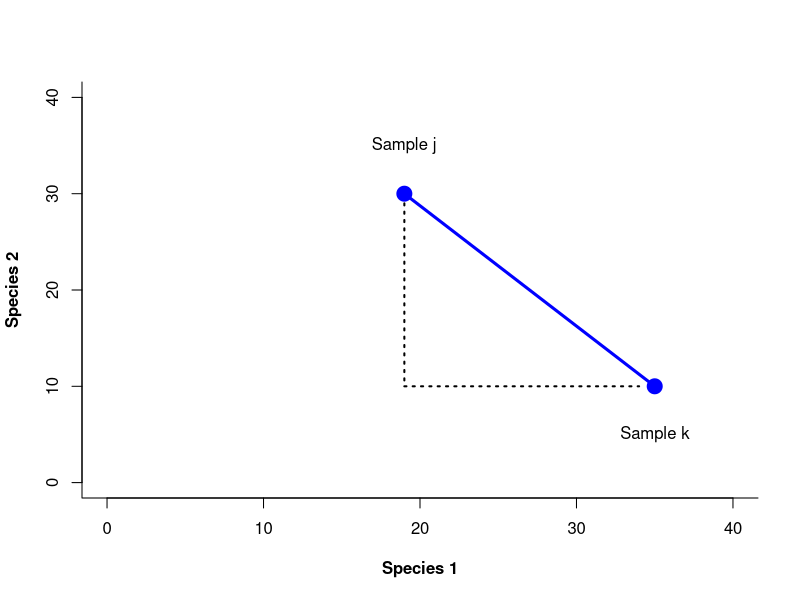
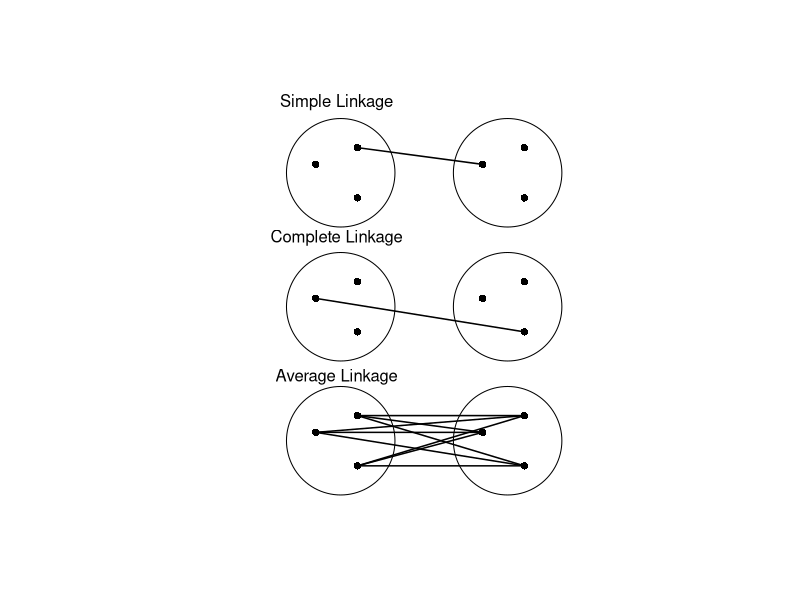
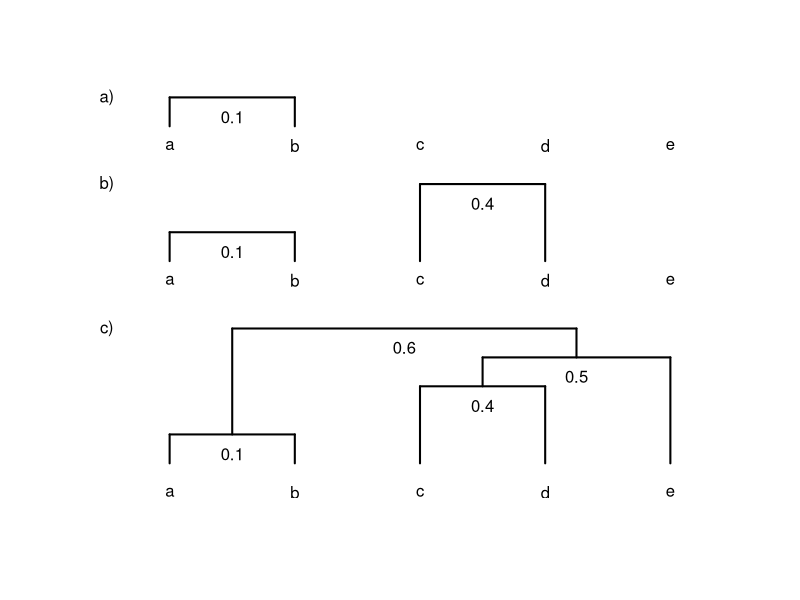
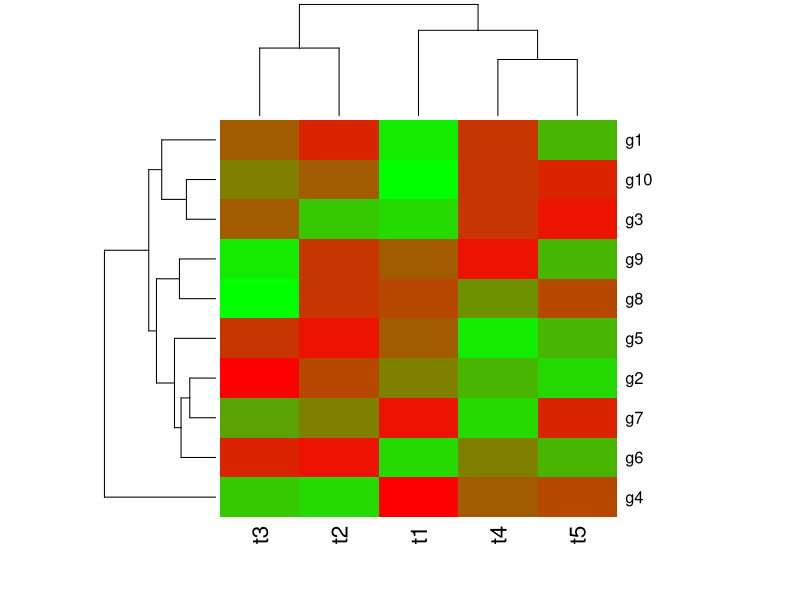
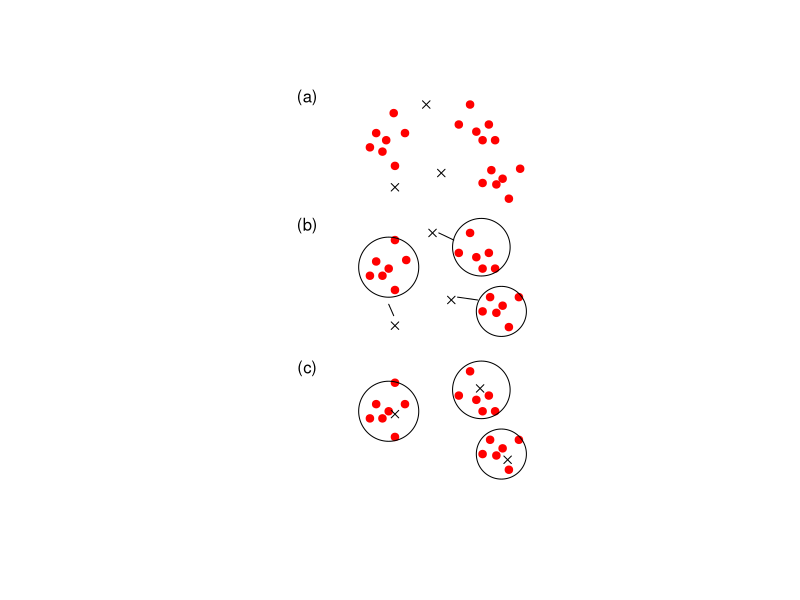
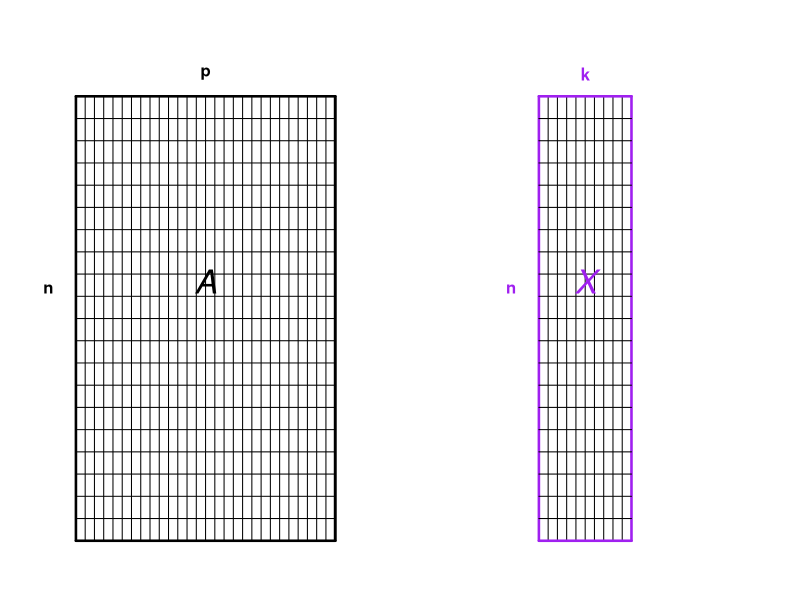
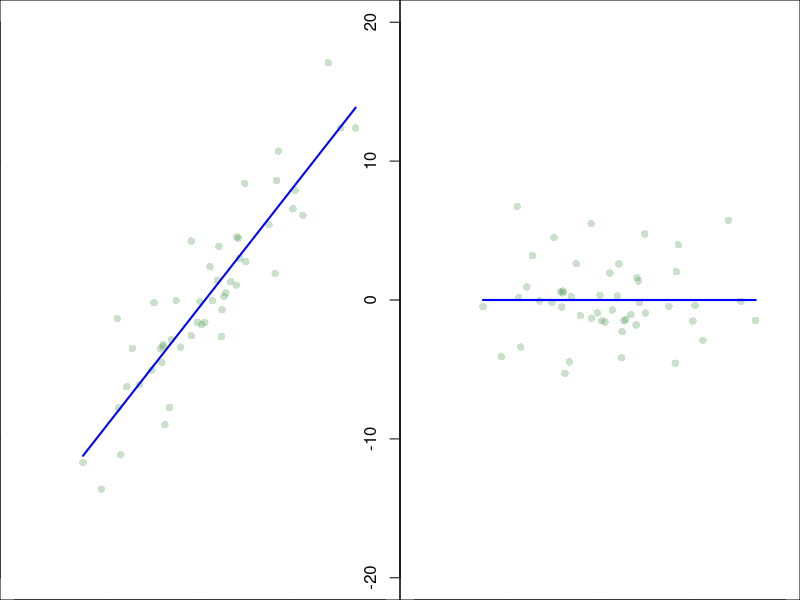
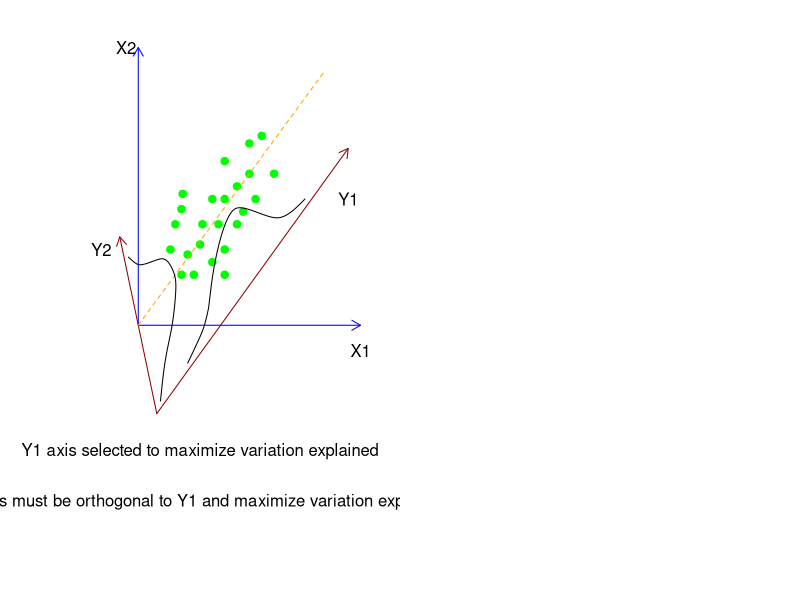

Generate these figures, in order, with R:
## ---- chunk 1
knitr::opts_chunk$set(echo = FALSE,kableExtra.auto_format = FALSE)



## ---- chunk 2
library(knitr)
my_tbl <- data.frame(Att=c("Attribute 1","Attribute 2", "Attribute 3", "Attribute 4", "Attribute 5", "Attribute 6",  "Attribute 7", "Attribute 8", "Attribute 9","Attribute 10"), Obj1=c(1,0,0,1,1,0,0,0,1,1),
Obj2=c(0,1,0,1,1,0,1,0,1,0)) 
my_tbl$sim=c("x","x",rep(("✓"),4), "x", rep(("✓"),2), "x")

knitr::kable(my_tbl, digits = 3, row.names = FALSE, caption = "**Table 3.1** List of shared attributes for two things",col.names = c("Attribute","Object 1","Object 2","Similarity"),  format="html",table.attr = "style='width:50%;'", align="c")

## ---- chunk 3
library(kableExtra)
dt<-data.frame(stringsAsFactors=TRUE,
               c("Object 1", "Object 2"),
               c("Present", "Absent"),
               c("a", "c"),
               c("b", "d"))
colnames(x = dt) <-c("", "", "Present", "Absent")
xt=kable(dt, caption= "**Table 3.2** Summary of shared and absent atributes",format="html",table.attr = "style='width:50%;'", align="c")
xt=kable_styling(xt,bootstrap_options = "bordered",
                full_width = FALSE, position="l")
xt=add_header_above(xt,c("", "", "Object 1", "Object 2"),
                   bold = FALSE) 
column_spec(xt,column = 1:2, bold = TRUE)
## ---- chunk 4
#manually enter data
lkerie=c(rep(1, 19), rep(0,5))
lkontario=c(rep(1, 18),0,1,rep(0,4))
sp=1:24
lksp=data.frame(species=sp, erie=as.factor(lkerie), ontario=as.factor(lkontario))
lksp$erie=ordered(lksp$erie, c("1", "0"))
lksp$ontario=ordered(lksp$ontario, c("1", "0"))
knitr::kable(lksp, caption="**Table 3.3** Species presence and absence in lake Erie and lake Ontario (data from from Watson 1974)",  table.attr = "style='width:50%;'", align="c")
## ---- chunk 5
tlake=table(lksp[,c("erie","ontario")])
tlake

a=tlake[1,1]
b=tlake[1,2]
c=tlake[2,1]
d=tlake[2,2]

S_j=a/(a+b+c)
S_j
S_s=2*a/(2*a+b+c)
S_s



## ---- chunk 6
x=c(19, 35)
y=c(30, 10)
plot(x,y, xlim = c(0,40), ylim = c(0,40), xlab = "Species 1", ylab = "Species 2",frame.plot = FALSE, box(bty="l"), pch = 19, col = "blue", cex = 2, font.lab = 2, cex.main = 2)
text(x=19, y=35, labels = "Sample j")
text(x=35, y=5, labels = "Sample k")
lines(x,y, lwd = 3, col = "blue")
lines(c(19,19), c(29,10), lty = "dotted", lwd = 2)
lines(c(19,34), c(10,10), lty = "dotted", lwd = 2)
## ---- chunk 7
library(knitr)
nm=c("Species 1","Species 2", "Species 3", "Species 4", "Species 5", "Species 6",  "Species 7", "Species 8", "Species 9","Species 10")
eu <- data.frame(Att=nm, j=c(19,35,0,35,10,0,0,0,30,2), k=c(35,10,0,5,50,0,3,0,10,0), stringsAsFactors = FALSE) 
eu$X2=(eu$j-eu$k)^2
sj=sum(eu$j)
sk=sum(eu$k)
sS=sum(eu$X2)
eu[11,1]="TOTAL"
eu[11,2:4]=c( sj,sk, sS)


knitr::kable(eu, digits = 3, row.names = FALSE, caption = "Species abundance and distance calculations for two samples",col.names = c("","Sample j","Sample k","$(X_j-X_k)^2$" ),  format="html",table.attr = "style='width:50%;'", align="c")

## ---- chunk 8
dist(rbind(eu$j[1:10], eu$k[1:10]), method = "euclidean")
## ---- chunk 9
nm=c("Species 1","Species 2", "Species 3")
meu <- data.frame(Att=nm, A=c(0,1,1), B=c(1,0,0),C=c(0,4,8), stringsAsFactors = FALSE) 

knitr::kable(meu, digits = 3, row.names = FALSE, caption = "Species abundance versus species presence and Euclidean distance",col.names = c("","Sample A","Sample B","Sample C" ),  format="html",table.attr = "style='width:50%;'", align="c")

## ---- chunk 10
dist(t(meu[2:4]), method="euclidean", diag=TRUE)
## ---- chunk 11
library(plotrix)
plot(rbind(c(-3,9), c(-2,10), c(-2,7), c(1,9), c(2,10), c(2,7), c(-3,1), c(-2,2), c(-2,-1), c(1,1), c(2,2), c(2,-1), c(-3,-7), c(-2,-6), c(-2,-9), c(1,-7), c(2,-6), c(2,-9)), xlim = c(-8,7), ylim = c(-10, 13), xaxt = "n", yaxt = "n", frame.plot = FALSE, ann = FALSE, pch = 16)
draw.circle(-2.4,8.5,1.3)
draw.circle(1.6,8.5,1.3)
draw.circle(-2.4,0.5,1.3)
draw.circle(1.6,0.5,1.3)
draw.circle(-2.4,-7.5,1.3)
draw.circle(1.6,-7.5,1.3)
lines(c(-2,1), c(10,9), lwd=1.5)
lines(c(-3,2), c(1,-1), lwd=1.5)
lines(c(-3,1), c(-7,-7), lwd=1.5)
lines(c(-3,2), c(-7,-6), lwd=1.5)
lines(c(-3,2), c(-7,-9), lwd=1.5)
lines(c(-2,1), c(-6,-7), lwd=1.5)
lines(c(-2,2), c(-6,-6), lwd=1.5)
lines(c(-2,2), c(-6,-9), lwd=1.5)
lines(c(-2,1), c(-9,-7), lwd=1.5)
lines(c(-2,2), c(-9,-6), lwd=1.5)
lines(c(-2,2), c(-9,-9), lwd=1.5)
text(x=-2.5, y=12.7, labels = "Simple Linkage")
text(x=-2.5, y=4.6, labels = "Complete Linkage")
text(x=-2.5, y=-3.7, labels = "Average Linkage")
## ---- chunk 12
cls=data.frame(a=c(5,6,34,1,12),b=c(10,1,2,32,4),  c=c(1,59,32,3,4), d=c(2,63,1,2,45), e=c(4,3,4,90,2))
clsd=dist(t(cls), method="euclidean")
clsd
## ---- chunk 13
plot(rbind(c(0,0)), xlim = c(-50,50), ylim = c(-100, 100), frame.plot = FALSE, ann = FALSE, type = "n", xaxt = "n", yaxt = "n")
text(x=-40, y=75, labels = "a")
text(x=-20, y=75, labels = "b")
text(x=0, y=75, labels = "c")
text(x=20, y=75, labels = "d")
text(x=40, y=75, labels = "e")
text(x=-40, y=5, labels = "a")
text(x=-20, y=5, labels = "b")
text(x=0, y=5, labels = "c")
text(x=20, y=5, labels = "d")
text(x=40, y=5, labels = "e")
text(x=-40, y=-105, labels = "a")
text(x=-20, y=-105, labels = "b")
text(x=0, y=-105, labels = "c")
text(x=20, y=-105, labels = "d")
text(x=40, y=-105, labels = "e")
lines(c(-40,-40), c(85,100), lwd=2)
lines(c(-40,-20), c(100,100), lwd=2)
lines(c(-20,-20), c(100,85), lwd=2)
text(x=-30, y=90, labels = "0.1")
lines(c(-40,-40), c(15,30), lwd=2)
lines(c(-40,-20), c(30,30), lwd=2)
lines(c(-20,-20), c(30,15), lwd=2)
text(x=-30, y=20, labels = "0.1")
lines(c(0,0), c(15,55), lwd=2)
lines(c(0,20), c(55,55), lwd=2)
lines(c(20,20), c(55,15), lwd=2)
text(x=10, y=45, labels = "0.4")
lines(c(-40,-40), c(-90,-75), lwd=2)
lines(c(-40,-20), c(-75,-75), lwd=2)
lines(c(-20,-20), c(-75,-90), lwd=2)
text(x=-30, y=-85, labels = "0.1")
lines(c(0,0), c(-90,-50), lwd=2)
lines(c(0,20), c(-50,-50), lwd=2)
lines(c(20,20), c(-50,-90), lwd=2)
text(x=10, y=-60, labels = "0.4")
lines(c(10,10), c(-50,-35), lwd=2)
lines(c(10,40), c(-35,-35), lwd=2)
lines(c(40,40), c(-35,-90), lwd=2)
text(x=25, y=-45, labels = "0.5")
lines(c(-30,-30), c(-75,-20), lwd=2)
lines(c(-30,25), c(-20,-20), lwd=2)
lines(c(25,25), c(-20,-35), lwd=2)
text(x=-2.5, y=-30, labels = "0.6")
text(x=-50, y=100, labels = "a)")
text(x=-50, y=55, labels = "b)")
text(x=-50, y=-20, labels = "c)")
## ---- chunk 14
library(RColorBrewer)
set.seed(1)
y <- matrix(rnorm(50), 10, 5, dimnames=list(paste("g", 1:10, sep=""), paste("t", 1:5, sep="")))
colfunc <- colorRampPalette(c("green", "red"))
heatmap(y,col=colfunc(15))
## ---- chunk 15
library(plotrix)
plot(rbind(c(-4,9.5), c(-3.5,10.5), c(-3,9.2), c(-2.7,10), c(-2,8.2), c(-1.2,10.5),
           c(-2.1,11.9), c(3.1,11.1), c(4,12.5), c(4.5,10.6), c(5,10), c(5.5,11.1), 
           c(6,10), c(5,7), c(5.7,7.9), c(6.1,6.9), c(6.6,7.3), c(7.1,5.9),c(8,8),
           c(-4,0.5),c(-3.5,1.5),c(-3,0.5),c(-2.5,1),c(-2,-0.5),c(-1.1,1.6),c(-2,3),
           c(3.1,2.1),c(4,3.5),c(4.5,1.8),c(5,1),c(5.5,2.1),c(6,1),c(5.6,-1),
           c(5,-2),c(6.6,-1.6),c(6.1,-2.1),c(7.1,-3.1),c(7.9,-1),c(-2,-7),
           c(-3.5,-8.5),c(-4,-9.5),c(-3,-9.5),c(-2.5,-9),c(-2,-10.8),
           c(-1.2,-8.5),c(4,-6.2),c(3.1,-7.9),c(4.5,-8.2),c(5,-9),c(5.5,-7.9),
           c(6,-9),c(5,-12),c(5.6,-11),c(6.1,-12.1),c(6.6,-11.6),c(7.1,-13.1),c(7.9,-11)), 
     xlim = c(-25,25), ylim = c(-14,13), xaxt = "n", yaxt = "n", 
     frame.plot = FALSE, ann = FALSE, pch = 21, bg="red", col="red")
points(rbind(c(-2,6.7),c(0.5,12.5),c(1,3.5),c(1.7,7.7),c(-2,-3),c(2.5,-1.2),
             c(-2,-9.2),c(4.8,-7.4),c(7,-12.4)),pch=4)
draw.circle(-2.5,1.1,2.4)
draw.circle(4.9,2.5,2.3)
draw.circle(6.5,-2,2)
draw.circle(-2.5,-9,2.4)
draw.circle(4.9,-7.5,2.3)
draw.circle(6.5,-12,2)
segments(-2.5,-1.5,-2.1,-2.3)
segments(2.7,3,1.5,3.5)
segments(4.6,-1.2,3,-1)
text(x=-9, y=13, labels = "(a)")
text(x=-9, y=4, labels = "(b)")
text(x=-9, y=-6, labels = "(c)")
## ---- chunk 16
par(mar = c(0, 0, 0, 0))
plot(0,pch = '',ann=FALSE,frame.plot = FALSE,axes = FALSE,
     xlim = c(-40,40),ylim = c(-65,10))

segments(-35,0,-35,-60, lwd = 2.5)
a=seq(from=-34, to=-8)
segments(a,0,a,-60)
segments(-7,0,-7,-60, lwd = 2.5)

segments(-35,0,-7,0, lwd = 2.5)
b=seq(from=-3, to=-57, by=-3)
segments(-35,b,-7,b)
segments(-7,0,-7,-60, lwd = 2.5)

segments(-35,-60,-7,-60, lwd = 2.5)
text(-21,3, labels = "p", font = 2)
text(-38,-26, labels = "n", font = 2)
text(-21,-25, labels = "A", font = 3, cex = 2)
segments(15,0,15,-60, lwd = 2.5, col = "purple")
c=seq(from=16, to=24, by=1)
segments(c,0,c,-60)
segments(25,0,25,-60, lwd = 2.5, col = "purple")
segments(15,0,25,0, lwd = 2.5, col = "purple")

b=seq(from=-3, to=-57, by=-3)
segments(15,b,25,b)
segments(15,-60,25,-60, lwd = 2.5, col = "purple")
text(20,3, labels = "k", font = 2, col = "purple")
text(12,-26, labels = "n", font = 2, col = "purple")
text(20,-25, labels = "X", font = 3, cex = 2, col = "purple")
## ---- chunk 17

x1=rnorm(50, 0,7)
y1=0.85*x1
er=rnorm(50,0,3)
y1=y1+er

y2=y1-fitted(lm(y1 ~ x1))

par(mfrow=c(1,2))
plot(x1,y1,
     xlim = c(-20,20),ylim=c(-20,20),
     pch=16, col=rgb(red=0.3, green=0.6, blue=0.3, alpha=0.3),
     xlab="x", ylab="y")
#points(x2,y2,pch=16,col="blue")
lines(x1, fitted(lm(y1 ~ x1)), col = "blue", lwd=2) 

plot(x1,y2,
     xlim = c(-20,20),ylim=c(-20,20),
     pch=16, col=rgb(red=0.3, green=0.6, blue=0.3, alpha=0.3),
     xlab="xy synthesis", ylab="")
lines(x1, rep(0, length(x1)), col = "blue", lwd=2) 

## ---- chunk 18
library(kableExtra)
dt<-data.frame(stringsAsFactors = FALSE,
               c("Principal component analysis (PCA)", "Correspondence analysis (CA)", "Principal coordinate analysis (PCoA), metric (multidimensional) scaling, classical scaling", "Nonmetric multidimensional scaling (nMDS)"),
               c("Euclidean", "X^2", "Any", "Any"),
               c("Quantitative data", "Non-negative, quantitiative or binary data; species frequencies or presence/absence data", "Quantitative, semiquantitative, qualitative, or mixed", "Quantitative, semiquantitative, qualitative, or mixed"))
colnames(x = dt) <-c("Method", "Distance", "Variables")
knitr::kable(dt, caption= "Domains of Application of Ordination Methods (adpated from Legnedre & Lengendre 2012) ",  align="l", padding=10)
#xt=kable_classic(xt, full_width = F, table.attr = "style='width:50%;'", align="c")

#column_spec(xt, column = 1:3, extra_css = "vertical- align:bottom;")
## ---- chunk 19
ctlns<-list(structure(list(level = 10, x = c(-0.8,0,1,2,2.5,3,3.1,2.8,2.3,2,1.8), 
                           y = c(2.7,2.3,2.5,2.7,2.5,2,1.5,0,-1,-2,-3)),
                      .Names = c("level", "x", "y")))
ctlns2<-list(structure(list(level = 10, x = c(4,5.4,5.7,6,6.5,7,7.5,8,9,10.5,11.5,12.5,13.5), 
                           y = c(-1.5,-0.1,0.7,2,3.2,4,4.5,4.7,4.6,4.3,4.2,4.5,5)),
                      .Names = c("level", "x", "y")))
x <- seq(0, 40, length=1000)
y <- dnorm(x, mean=3, sd=0.3)*-cosh(60)+2
#plot(x,y,type="l", xlab="time", ylab="Sine wave",frame.plot = FALSE,ann=FALSE,
 #    xlim = c(-6,20),ylim = c(-6,12),axes = FALSE)
plot(rbind(c(2.6,3),c(3,4),c(3.5,4.6),c(3.6,5.2),c(3.5,2),c(4,2.8),c(4.5,2),
           c(5,3.2),c(5.2,4),c(6,2.5),c(6,5),c(6.5,4),c(7,2),c(7,3),c(7,6.5),
           c(7,5),c(8,4),c(8,5.5),c(8.5,4.5),c(9,6),c(9,7.2),c(9.5,5),c(10,7.5),
           c(11,6)),pch = 21,ann=FALSE,frame.plot = FALSE,axes = FALSE,
     xlim = c(-10,20),ylim = c(-10,12),col="green",bg="green")
arrows(0,0,18,0,col="blue",cex=3,length = 0.1)
arrows(0,0,0,11,col="blue",cex=3,length = 0.1)
arrows(1.5,-3.5,-1.5,3.5,col="darkred",cex=3,length = 0.1)
arrows(1.5,-3.5,17,7,col="darkred",cex=3,length = 0.1)
segments(0,0,15,10,col="orange",cex=3,lty="dashed")
text(x=18, y=-1, labels = "X1")
text(x=-1, y=11, labels = "X2")
text(x=17, y=5, labels = "Y1")
text(x=-3, y=3, labels = "Y2")
xspline(ctlns[[1]], shape=1)
xspline(ctlns2[[1]], shape=1)

text(x=5, y=-5, "Y1 axis selected to maximize variation explained")
text(x=5, y=-7, "Y2 axis must be orthogonal to Y1 and maximize variation explained")
## ---- chunk 20

data("iris")
str(iris); summary(iris[1:4])
pairs(iris[1:4],main="Iris Data", pch=19, col=as.numeric(iris$Species)+1)
## ---- chunk 21
pca <- prcomp(iris[,1:4])
summary(pca)
apply(iris[,1:4], 2, var)
## ---- chunk 22

pca2 <- prcomp(iris[,1:4], scale=TRUE)
summary(pca2)
## ---- chunk 23
screeplot(pca2, type="lines")
